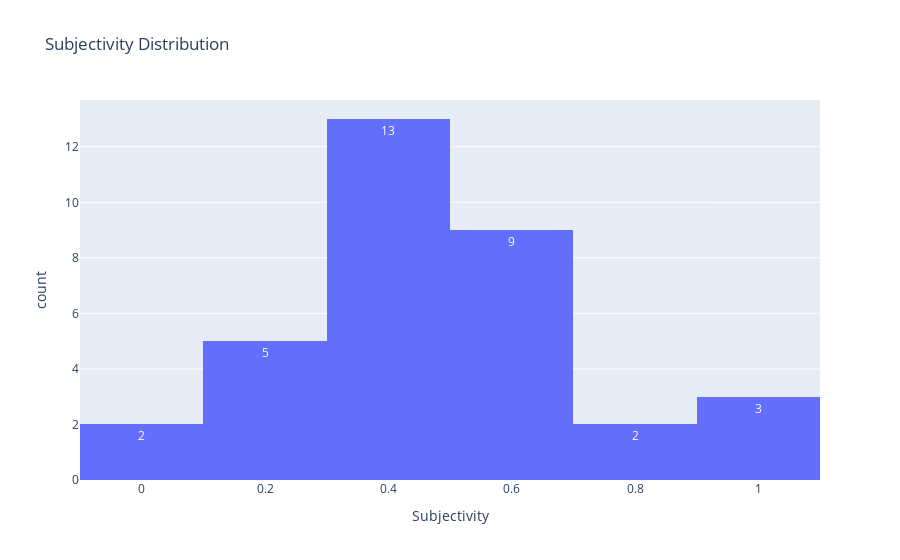
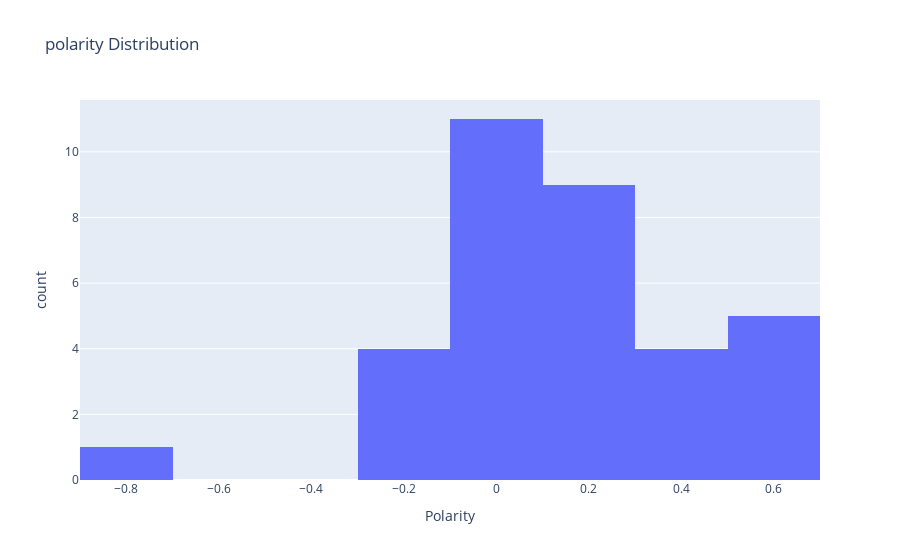
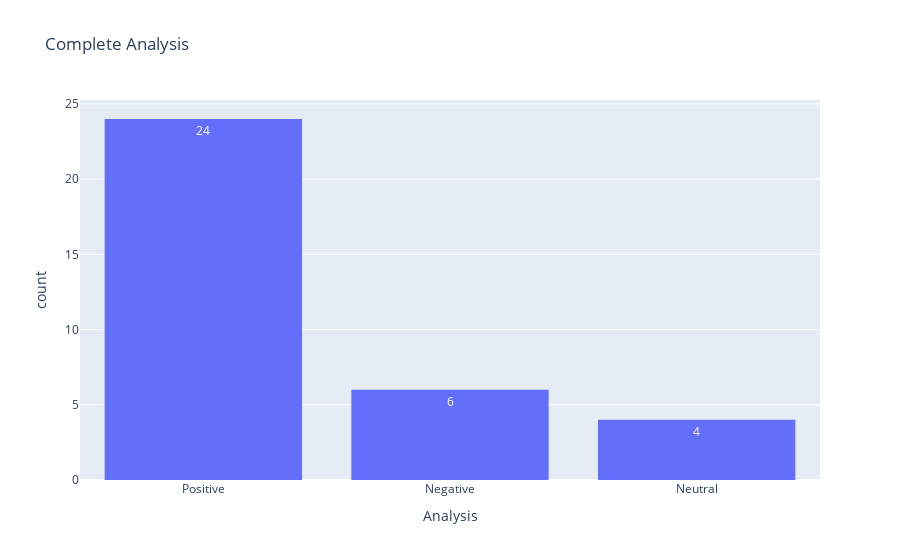

Notebook code cell kept with these figures, in order:
### Markdown cell above
Subjectivity quantifies the amount of personal opinion and factual information contained in the text. The higher subjectivity means that the text contains personal opinion rather than factual information. Polarity implies Positive, Negative or Neutral Sentiments

### Code cell
fig1 = px.histogram(data, x='Subjectivity', title='Subjectivity Distribution', histfunc='count', text_auto=True)
fig2 = px.histogram(data, x='Polarity', title='polarity Distribution')
fig3 = px.histogram(data, x='Analysis', title='Complete Analysis', histfunc='count', text_auto=True)
fig1.show()
fig2.show()
fig3.show()

### Figure 1 — Plotly figure (JSON) as saved in the notebook; plotly's stock layout.template omitted (floating-point values rounded to 4 significant figures)
{"data": [{"alignmentgroup": "True", "bingroup": "x", "histfunc": "count", "hovertemplate": "Subjectivity=%{x}<br>count=%{y}<extra></extra>", "legendgroup": "", "marker": {"color": "#636efa", "pattern": {"shape": ""}}, "name": "", "offsetgroup": "", "orientation": "v", "showlegend": false, "texttemplate": "%{value}", "type": "histogram", "x": [0.3583, 0.3542, 0.9, 0.525, 0.7714, 0.9, 0.5, 0.2, 0.5533, 0.3833, 0.3469, 0.565, 0.3887, 0.2625, 0.4833, 0, 0.25, 0.4, 0.6167, 0.1667, 0.5156, 0, 0.3423, 1, 0.3433, 0.25, 0.4125, 0.5848, 0.4404, 0.4224, 0.46, 0.75, 0.625, 0.52], "xaxis": "x", "yaxis": "y"}], "layout": {"barmode": "relative", "legend": {"tracegroupgap": 0}, "title": {"text": "Subjectivity Distribution"}, "xaxis": {"anchor": "y", "domain": [0, 1], "title": {"text": "Subjectivity"}}, "yaxis": {"anchor": "x", "domain": [0, 1], "title": {"text": "count"}}}}

### Figure 2 — Plotly figure (JSON) as saved in the notebook; plotly's stock layout.template omitted (floating-point values rounded to 4 significant figures)
{"data": [{"alignmentgroup": "True", "bingroup": "x", "hovertemplate": "Polarity=%{x}<br>count=%{y}<extra></extra>", "legendgroup": "", "marker": {"color": "#636efa", "pattern": {"shape": ""}}, "name": "", "offsetgroup": "", "orientation": "v", "showlegend": false, "type": "histogram", "x": [0.6667, 0.02083, 0.6, 0.625, -0.1014, 0.6, 0.2833, 0.05, 0.4067, -0.1083, 0.3469, 0.58, 0.4792, 0.2, 0.01667, 0, -0.075, 0, 0.15, 0.08333, -0.2344, 0, 0.1577, -0.8, 0.09111, 0.4, 0.175, 0.2455, 0.1189, 0.0898, 0.27, 0.2886, -0.1812, 0], "xaxis": "x", "yaxis": "y"}], "layout": {"barmode": "relative", "legend": {"tracegroupgap": 0}, "title": {"text": "polarity Distribution"}, "xaxis": {"anchor": "y", "domain": [0, 1], "title": {"text": "Polarity"}}, "yaxis": {"anchor": "x", "domain": [0, 1], "title": {"text": "count"}}}}

### Figure 3 — Plotly figure (JSON) as saved in the notebook; plotly's stock layout.template omitted (floating-point values rounded to 4 significant figures)
{"data": [{"alignmentgroup": "True", "bingroup": "x", "histfunc": "count", "hovertemplate": "Analysis=%{x}<br>count=%{y}<extra></extra>", "legendgroup": "", "marker": {"color": "#636efa", "pattern": {"shape": ""}}, "name": "", "offsetgroup": "", "orientation": "v", "showlegend": false, "texttemplate": "%{value}", "type": "histogram", "x": ["Positive", "Positive", "Positive", "Positive", "Negative", "Positive", "Positive", "Positive", "Positive", "Negative", "Positive", "Positive", "Positive", "Positive", "Positive", "Neutral", "Negative", "Neutral", "Positive", "Positive", "Negative", "Neutral", "Positive", "Negative", "Positive", "Positive", "Positive", "Positive", "Positive", "Positive", "Positive", "Positive", "Negative", "Neutral"], "xaxis": "x", "yaxis": "y"}], "layout": {"barmode": "relative", "legend": {"tracegroupgap": 0}, "title": {"text": "Complete Analysis"}, "xaxis": {"anchor": "y", "domain": [0, 1], "title": {"text": "Analysis"}}, "yaxis": {"anchor": "x", "domain": [0, 1], "title": {"text": "count"}}}}
